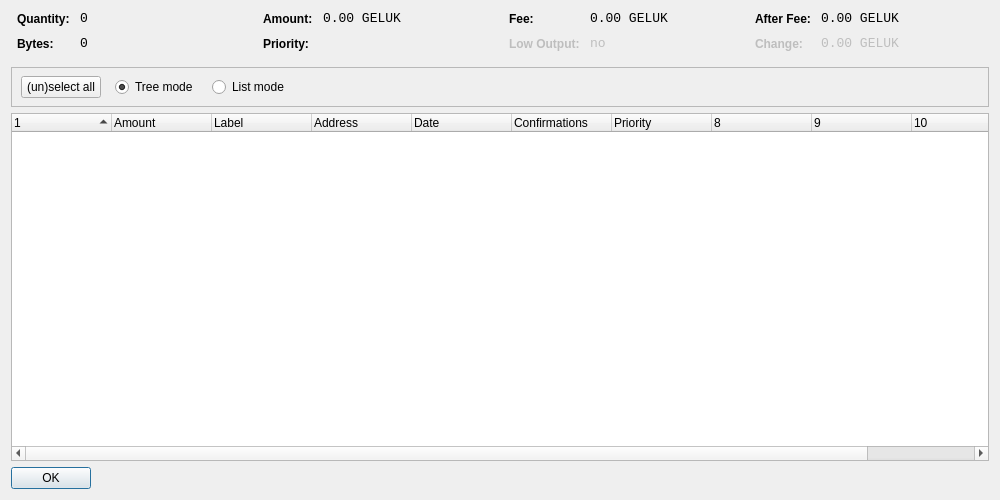
<?xml version="1.0" encoding="UTF-8"?>
<ui version="4.0">
 <class>CoinControlDialog</class>
 <widget class="QDialog" name="CoinControlDialog">
  <property name="geometry">
   <rect>
    <x>0</x>
    <y>0</y>
    <width>1000</width>
    <height>500</height>
   </rect>
  </property>
  <property name="windowTitle">
   <string>Coin Control</string>
  </property>
  <layout class="QVBoxLayout" name="verticalLayout">
   <item>
    <layout class="QHBoxLayout" name="horizontalLayoutTop" stretch="0,0,0,0">
     <property name="topMargin">
      <number>0</number>
     </property>
     <property name="bottomMargin">
      <number>10</number>
     </property>
     <item>
      <layout class="QFormLayout" name="formLayoutCoinControl1">
       <property name="horizontalSpacing">
        <number>10</number>
       </property>
       <property name="verticalSpacing">
        <number>10</number>
       </property>
       <property name="leftMargin">
        <number>6</number>
       </property>
       <property name="rightMargin">
        <number>6</number>
       </property>
       <item row="0" column="0">
        <widget class="QLabel" name="labelCoinControlQuantityText">
         <property name="styleSheet">
          <string notr="true">font-weight:bold;</string>
         </property>
         <property name="text">
          <string>Quantity:</string>
         </property>
        </widget>
       </item>
       <item row="0" column="1">
        <widget class="QLabel" name="labelCoinControlQuantity">
         <property name="font">
          <font>
           <family>Monospace</family>
           <pointsize>10</pointsize>
          </font>
         </property>
         <property name="cursor">
          <cursorShape>IBeamCursor</cursorShape>
         </property>
         <property name="contextMenuPolicy">
          <enum>Qt::ActionsContextMenu</enum>
         </property>
         <property name="text">
          <string notr="true">0</string>
         </property>
         <property name="textInteractionFlags">
          <set>Qt::LinksAccessibleByMouse|Qt::TextSelectableByKeyboard|Qt::TextSelectableByMouse</set>
         </property>
        </widget>
       </item>
       <item row="1" column="0">
        <widget class="QLabel" name="labelCoinControlBytesText">
         <property name="styleSheet">
          <string notr="true">font-weight:bold;</string>
         </property>
         <property name="text">
          <string>Bytes:</string>
         </property>
        </widget>
       </item>
       <item row="1" column="1">
        <widget class="QLabel" name="labelCoinControlBytes">
         <property name="font">
          <font>
           <family>Monospace</family>
           <pointsize>10</pointsize>
          </font>
         </property>
         <property name="cursor">
          <cursorShape>IBeamCursor</cursorShape>
         </property>
         <property name="contextMenuPolicy">
          <enum>Qt::ActionsContextMenu</enum>
         </property>
         <property name="text">
          <string notr="true">0</string>
         </property>
         <property name="textInteractionFlags">
          <set>Qt::LinksAccessibleByMouse|Qt::TextSelectableByKeyboard|Qt::TextSelectableByMouse</set>
         </property>
        </widget>
       </item>
      </layout>
     </item>
     <item>
      <layout class="QFormLayout" name="formLayoutCoinControl2">
       <property name="horizontalSpacing">
        <number>10</number>
       </property>
       <property name="verticalSpacing">
        <number>10</number>
       </property>
       <property name="leftMargin">
        <number>6</number>
       </property>
       <property name="rightMargin">
        <number>6</number>
       </property>
       <item row="0" column="0">
        <widget class="QLabel" name="labelCoinControlAmountText">
         <property name="styleSheet">
          <string notr="true">font-weight:bold;</string>
         </property>
         <property name="text">
          <string>Amount:</string>
         </property>
        </widget>
       </item>
       <item row="0" column="1">
        <widget class="QLabel" name="labelCoinControlAmount">
         <property name="font">
          <font>
           <family>Monospace</family>
           <pointsize>10</pointsize>
          </font>
         </property>
         <property name="cursor">
          <cursorShape>IBeamCursor</cursorShape>
         </property>
         <property name="contextMenuPolicy">
          <enum>Qt::ActionsContextMenu</enum>
         </property>
         <property name="text">
          <string notr="true">0.00 GELUK</string>
         </property>
         <property name="textInteractionFlags">
          <set>Qt::LinksAccessibleByMouse|Qt::TextSelectableByKeyboard|Qt::TextSelectableByMouse</set>
         </property>
        </widget>
       </item>
       <item row="1" column="0">
        <widget class="QLabel" name="labelCoinControlPriorityText">
         <property name="styleSheet">
          <string notr="true">font-weight:bold;</string>
         </property>
         <property name="text">
          <string>Priority:</string>
         </property>
        </widget>
       </item>
       <item row="1" column="1">
        <widget class="QLabel" name="labelCoinControlPriority">
         <property name="font">
          <font>
           <family>Monospace</family>
           <pointsize>10</pointsize>
          </font>
         </property>
         <property name="cursor">
          <cursorShape>IBeamCursor</cursorShape>
         </property>
         <property name="contextMenuPolicy">
          <enum>Qt::ActionsContextMenu</enum>
         </property>
         <property name="text">
          <string/>
         </property>
         <property name="textInteractionFlags">
          <set>Qt::LinksAccessibleByMouse|Qt::TextSelectableByKeyboard|Qt::TextSelectableByMouse</set>
         </property>
        </widget>
       </item>
      </layout>
     </item>
     <item>
      <layout class="QFormLayout" name="formLayoutCoinControl3">
       <property name="horizontalSpacing">
        <number>10</number>
       </property>
       <property name="verticalSpacing">
        <number>10</number>
       </property>
       <property name="leftMargin">
        <number>6</number>
       </property>
       <property name="rightMargin">
        <number>6</number>
       </property>
       <item row="0" column="0">
        <widget class="QLabel" name="labelCoinControlFeeText">
         <property name="styleSheet">
          <string notr="true">font-weight:bold;</string>
         </property>
         <property name="text">
          <string>Fee:</string>
         </property>
        </widget>
       </item>
       <item row="0" column="1">
        <widget class="QLabel" name="labelCoinControlFee">
         <property name="font">
          <font>
           <family>Monospace</family>
           <pointsize>10</pointsize>
          </font>
         </property>
         <property name="cursor">
          <cursorShape>IBeamCursor</cursorShape>
         </property>
         <property name="contextMenuPolicy">
          <enum>Qt::ActionsContextMenu</enum>
         </property>
         <property name="text">
          <string notr="true">0.00 GELUK</string>
         </property>
         <property name="textInteractionFlags">
          <set>Qt::LinksAccessibleByMouse|Qt::TextSelectableByKeyboard|Qt::TextSelectableByMouse</set>
         </property>
        </widget>
       </item>
       <item row="1" column="0">
        <widget class="QLabel" name="labelCoinControlLowOutputText">
         <property name="enabled">
          <bool>false</bool>
         </property>
         <property name="styleSheet">
          <string notr="true">font-weight:bold;</string>
         </property>
         <property name="text">
          <string>Low Output:</string>
         </property>
        </widget>
       </item>
       <item row="1" column="1">
        <widget class="QLabel" name="labelCoinControlLowOutput">
         <property name="enabled">
          <bool>false</bool>
         </property>
         <property name="font">
          <font>
           <family>Monospace</family>
           <pointsize>10</pointsize>
          </font>
         </property>
         <property name="cursor">
          <cursorShape>IBeamCursor</cursorShape>
         </property>
         <property name="contextMenuPolicy">
          <enum>Qt::ActionsContextMenu</enum>
         </property>
         <property name="text">
          <string notr="true">no</string>
         </property>
         <property name="textInteractionFlags">
          <set>Qt::LinksAccessibleByMouse|Qt::TextSelectableByKeyboard|Qt::TextSelectableByMouse</set>
         </property>
        </widget>
       </item>
      </layout>
     </item>
     <item>
      <layout class="QFormLayout" name="formLayoutCoinControl4">
       <property name="horizontalSpacing">
        <number>10</number>
       </property>
       <property name="verticalSpacing">
        <number>10</number>
       </property>
       <property name="leftMargin">
        <number>6</number>
       </property>
       <property name="rightMargin">
        <number>6</number>
       </property>
       <item row="0" column="0">
        <widget class="QLabel" name="labelCoinControlAfterFeeText">
         <property name="styleSheet">
          <string notr="true">font-weight:bold;</string>
         </property>
         <property name="text">
          <string>After Fee:</string>
         </property>
        </widget>
       </item>
       <item row="0" column="1">
        <widget class="QLabel" name="labelCoinControlAfterFee">
         <property name="font">
          <font>
           <family>Monospace</family>
           <pointsize>10</pointsize>
          </font>
         </property>
         <property name="cursor">
          <cursorShape>IBeamCursor</cursorShape>
         </property>
         <property name="contextMenuPolicy">
          <enum>Qt::ActionsContextMenu</enum>
         </property>
         <property name="text">
          <string notr="true">0.00 GELUK</string>
         </property>
         <property name="textInteractionFlags">
          <set>Qt::LinksAccessibleByMouse|Qt::TextSelectableByKeyboard|Qt::TextSelectableByMouse</set>
         </property>
        </widget>
       </item>
       <item row="1" column="0">
        <widget class="QLabel" name="labelCoinControlChangeText">
         <property name="enabled">
          <bool>false</bool>
         </property>
         <property name="styleSheet">
          <string notr="true">font-weight:bold;</string>
         </property>
         <property name="text">
          <string>Change:</string>
         </property>
        </widget>
       </item>
       <item row="1" column="1">
        <widget class="QLabel" name="labelCoinControlChange">
         <property name="enabled">
          <bool>false</bool>
         </property>
         <property name="font">
          <font>
           <family>Monospace</family>
           <pointsize>10</pointsize>
          </font>
         </property>
         <property name="cursor">
          <cursorShape>IBeamCursor</cursorShape>
         </property>
         <property name="contextMenuPolicy">
          <enum>Qt::ActionsContextMenu</enum>
         </property>
         <property name="text">
          <string notr="true">0.00 GELUK</string>
         </property>
         <property name="textInteractionFlags">
          <set>Qt::LinksAccessibleByMouse|Qt::TextSelectableByKeyboard|Qt::TextSelectableByMouse</set>
         </property>
        </widget>
       </item>
      </layout>
     </item>
    </layout>
   </item>
   <item>
    <widget class="QFrame" name="frame">
     <property name="minimumSize">
      <size>
       <width>0</width>
       <height>40</height>
      </size>
     </property>
     <property name="frameShape">
      <enum>QFrame::StyledPanel</enum>
     </property>
     <property name="frameShadow">
      <enum>QFrame::Sunken</enum>
     </property>
     <widget class="QWidget" name="horizontalLayoutWidget">
      <property name="geometry">
       <rect>
        <x>10</x>
        <y>0</y>
        <width>781</width>
        <height>41</height>
       </rect>
      </property>
      <layout class="QHBoxLayout" name="horizontalLayoutPanel" stretch="0,0,0,0,0">
       <property name="spacing">
        <number>14</number>
       </property>
       <item>
        <widget class="QPushButton" name="pushButtonSelectAll">
         <property name="sizePolicy">
          <sizepolicy hsizetype="Maximum" vsizetype="Fixed">
           <horstretch>0</horstretch>
           <verstretch>0</verstretch>
          </sizepolicy>
         </property>
         <property name="text">
          <string>(un)select all</string>
         </property>
        </widget>
       </item>
       <item>
        <widget class="QRadioButton" name="radioTreeMode">
         <property name="sizePolicy">
          <sizepolicy hsizetype="Maximum" vsizetype="Fixed">
           <horstretch>0</horstretch>
           <verstretch>0</verstretch>
          </sizepolicy>
         </property>
         <property name="text">
          <string>Tree mode</string>
         </property>
         <property name="checked">
          <bool>true</bool>
         </property>
        </widget>
       </item>
       <item>
        <widget class="QRadioButton" name="radioListMode">
         <property name="sizePolicy">
          <sizepolicy hsizetype="Maximum" vsizetype="Fixed">
           <horstretch>0</horstretch>
           <verstretch>0</verstretch>
          </sizepolicy>
         </property>
         <property name="text">
          <string>List mode</string>
         </property>
        </widget>
       </item>
       <item>
        <spacer name="horizontalSpacer">
         <property name="orientation">
          <enum>Qt::Horizontal</enum>
         </property>
         <property name="sizeHint" stdset="0">
          <size>
           <width>40</width>
           <height>20</height>
          </size>
         </property>
        </spacer>
       </item>
      </layout>
     </widget>
    </widget>
   </item>
   <item>
    <widget class="CoinControlTreeWidget" name="treeWidget">
     <property name="contextMenuPolicy">
      <enum>Qt::CustomContextMenu</enum>
     </property>
     <property name="sortingEnabled">
      <bool>false</bool>
     </property>
     <property name="columnCount">
      <number>11</number>
     </property>
     <attribute name="headerShowSortIndicator" stdset="0">
      <bool>true</bool>
     </attribute>
     <attribute name="headerStretchLastSection">
      <bool>false</bool>
     </attribute>
     <column>
      <property name="text">
       <string/>
      </property>
     </column>
     <column>
      <property name="text">
       <string>Amount</string>
      </property>
     </column>
     <column>
      <property name="text">
       <string>Label</string>
      </property>
     </column>
     <column>
      <property name="text">
       <string>Address</string>
      </property>
     </column>
     <column>
      <property name="text">
       <string>Date</string>
      </property>
     </column>
     <column>
      <property name="text">
       <string>Confirmations</string>
      </property>
      <property name="toolTip">
       <string>Confirmed</string>
      </property>
     </column>
     <column>
      <property name="text">
       <string>Priority</string>
      </property>
     </column>
     <column>
      <property name="text">
       <string/>
      </property>
     </column>
     <column>
      <property name="text">
       <string/>
      </property>
     </column>
     <column>
      <property name="text">
       <string/>
      </property>
     </column>
     <column>
      <property name="text">
       <string/>
      </property>
     </column>
    </widget>
   </item>
   <item>
    <widget class="QDialogButtonBox" name="buttonBox">
     <property name="sizePolicy">
      <sizepolicy hsizetype="Maximum" vsizetype="Fixed">
       <horstretch>0</horstretch>
       <verstretch>0</verstretch>
      </sizepolicy>
     </property>
     <property name="orientation">
      <enum>Qt::Horizontal</enum>
     </property>
     <property name="standardButtons">
      <set>QDialogButtonBox::Ok</set>
     </property>
    </widget>
   </item>
  </layout>
 </widget>
 <customwidgets>
  <customwidget>
   <class>CoinControlTreeWidget</class>
   <extends>QTreeWidget</extends>
   <header>coincontroltreewidget.h</header>
  </customwidget>
 </customwidgets>
 <resources/>
 <connections/>
</ui>
